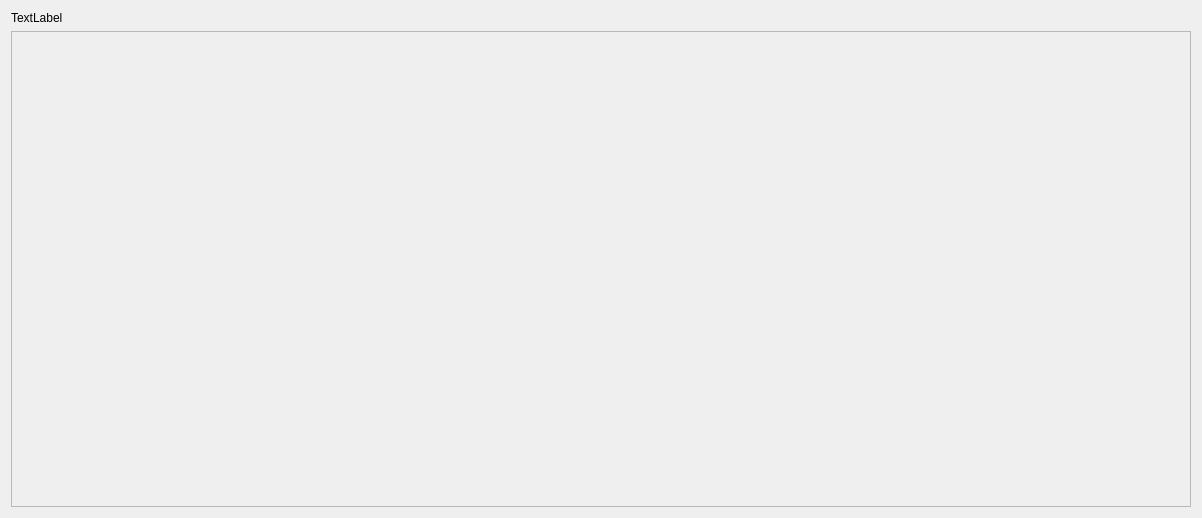
<?xml version="1.0" encoding="UTF-8"?>
<ui version="4.0">
 <class>Topic</class>
 <widget class="QWidget" name="Topic">
  <property name="geometry">
   <rect>
    <x>0</x>
    <y>0</y>
    <width>1202</width>
    <height>518</height>
   </rect>
  </property>
  <property name="windowTitle">
   <string>Form</string>
  </property>
  <layout class="QVBoxLayout" name="verticalLayout">
   <item>
    <layout class="QHBoxLayout" name="horizontalLayout" stretch="9">
     <item>
      <widget class="QLabel" name="label">
       <property name="text">
        <string>TextLabel</string>
       </property>
      </widget>
     </item>
    </layout>
   </item>
   <item>
    <widget class="QScrollArea" name="scrollArea">
     <property name="widgetResizable">
      <bool>true</bool>
     </property>
     <widget class="QWidget" name="scrollAreaWidgetContents">
      <property name="geometry">
       <rect>
        <x>0</x>
        <y>0</y>
        <width>1182</width>
        <height>468</height>
       </rect>
      </property>
     </widget>
    </widget>
   </item>
  </layout>
 </widget>
 <resources/>
 <connections/>
</ui>
